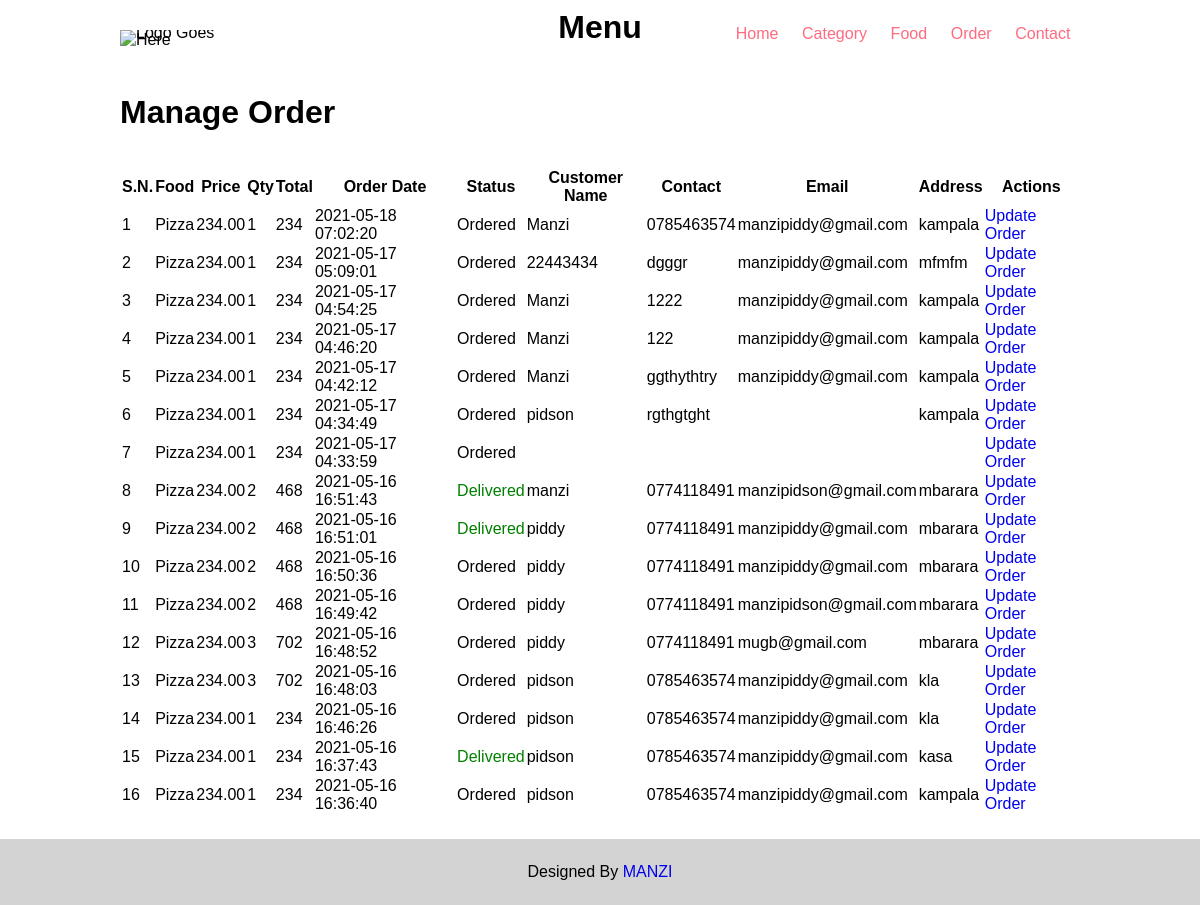
The page /admin/.trashed-1665585843-manage-order.php on the database its author committed.
### tables this page shows
CREATE TABLE IF NOT EXISTS `tbl_order` (
  `id` int(11) NOT NULL AUTO_INCREMENT,
  `food` varchar(25) DEFAULT NULL,
  `price` decimal(5,2) DEFAULT NULL,
  `qty` int(11) NOT NULL,
  `total` int(11) NOT NULL,
  `order_date` datetime DEFAULT NULL,
  `status` varchar(25) DEFAULT NULL,
  `customer_name` varchar(25) DEFAULT NULL,
  `customer_contact` varchar(25) DEFAULT NULL,
  `customer_email` varchar(25) DEFAULT NULL,
  `customer_address` varchar(25) DEFAULT NULL,
  PRIMARY KEY (`id`)
);

### admin/.trashed-1665585843-manage-order.php (the view, shortened to what this page needs)
<?php include('partials/menu.php'); ?>
<div class="main-content">
  <div class="wrapper">
      <h1>Manage Order</h1>
      <br/><br/>
               <table class="tbl-full">
                   <tr>
                       <th>S.N.</th>
                       <th>Food</th>
                       <th>Price</th>
                       <th>Qty</th>
                       <th>Total</th>
                       <th>Order Date</th>
                       <th>Status</th>
                       <th>Customer Name</th>
                       <th>Contact</th>
                       <th>Email</th>
                       <th>Address</th>
                       <th>Actions</th>
                   </tr>
                   <?php
                     $sql = "SELECT * FROM tbl_order ORDER BY id DESC";
                     $res = mysqli_query($conn,$sql);
                     $sn = 1;
                     $count = mysqli_num_rows($res);
                     if($count>0){
                         while($row=mysqli_fetch_assoc($res)){
                             $id = $row['id'];
                             $food = $row['food'];
                             $price = $row['price'];
                             $qty = $row['qty'];
                             $total = $row['total'];
                             $order_date = $row['order_date'];
                             $status = $row['status'];
                             $customer_name = $row['customer_name'];
                             $customer_contact = $row['customer_contact'];
                             $customer_email = $row['customer_email'];
                             $customer_address = $row['customer_address'];
                             ?>
                              <tr>
                                    <td><?php echo $sn++; ?></td>
                                    <td><?php echo $food; ?></td>
                                    <td><?php echo $price; ?></td>
                                    <td><?php echo $qty; ?></td>
                                    <td><?php echo $total; ?></td>
                                    <td><?php echo $order_date; ?></td>
                                    <td>
                                    <?php
                                         if($status=="Ordered"){
                                             echo "<label>$status</label>";
                                         }elseif($status=="On Delivery"){
                                            echo "<label style='color: orange;'>$status</label>";
                                         }elseif($status=="Delivered"){
                                            echo "<label style='color: green;'>$status</label>";
                                         }elseif($status=="Cancelled"){
                                            echo "<label style='color: red;'>$status</label>";
                                         }
                                    ?></td>
                                    <td><?php echo $customer_name; ?></td>
                                    <td><?php echo $customer_contact; ?></td>
                                    <td><?php echo $customer_email; ?></td>
                                    <td><?php echo $customer_address; ?></td>
                                    <td>
                                        <a href="<?php echo HOMEURL;?>admin/update-order.php?id=<?php echo $id;?>" class="btn-secondary">Update Order</a>
                                    </td>
                                </tr>
                             <?php
                         }
                     }else{
                         echo "<tr><td colspan='12' class='error'>Orders Not Available</td></tr>";
                     }
                   ?>
               </table>
  </div>
</div>
<?php include('partials/footer.php'); ?>

### partials/menu.php (shortened to what this page needs)
<!DOCTYPE html>
<html lang="en">
<head>
    <link rel="stylesheet" href="css/index1.css">
</head>
<body>
    <div class="lg">
        <div class="wrapper">
            <center><h1>Menu</h1></center>
            <div class="logo">
                <img src="images/logo.png" alt="Logo Goes Here" class="img-responsive">
            </div>
            <div class="menu">
                <ul>
                    <li><a href="<?php echo HOMEURL;?>/index.php">Home</a></li>
                    <li><a href="<?php echo HOMEURL;?>/category1.php">Category</a></li>
                    <li><a href="<?php echo HOMEURL;?>/food.php">Food</a></li>
                    <li><a href="<?php echo HOMEURL;?>/order.php">Order</a></li>
                    <li><a href="<?php echo HOMEURL;?>/contactus.php">Contact</a></li>
                </ul>
            </div>
        </div>
    </div>

### partials/footer.php (shortened to what this page needs)
 <div class="footer">
     <div class="wrapper">
         <center><p class="footerx">Designed By <a href="#">MANZI</a></p></center>
     </div>
 </div>
</body>
</html>

### css/index1.css (style rules this page uses)
* { padding: 0; margin: 0; font-family: Arial, Helvetica, sans-serif; }
.wrapper { width: 80%; margin: 0 auto; padding: 2%; }
.menu ul { list-style-type: none; text-align: right; }
.menu ul li { display: inline; padding: 1%; }
.menu ul li a { text-decoration: none; color:#ff6b81; }
.lg { line-height: 40%; }
.img-responsive { width: 100%; }
.logo { width: 10%; float: left; }
a { text-decoration: none; }
.footer { background-color: lightgray; }

### rows shown on the page
tbl_order: food "Pizza", price "234.00", qty "1", total "234", order_date "2021-05-18 07:02:20", status "Ordered", customer_name "Manzi", customer_contact "0785463574", customer_email "manzipiddy@gmail.com", customer_address "kampala"
tbl_order: food "Pizza", price "234.00", qty "1", total "234", order_date "2021-05-17 05:09:01", status "Ordered", customer_name "22443434", customer_contact "dgggr", customer_email "manzipiddy@gmail.com", customer_address "mfmfm"
tbl_order: food "Pizza", price "234.00", qty "1", total "234", order_date "2021-05-17 04:54:25", status "Ordered", customer_name "Manzi", customer_contact "1222", customer_email "manzipiddy@gmail.com", customer_address "kampala"
tbl_order: food "Pizza", price "234.00", qty "1", total "234", order_date "2021-05-17 04:46:20", status "Ordered", customer_name "Manzi", customer_contact "122", customer_email "manzipiddy@gmail.com", customer_address "kampala"
tbl_order: food "Pizza", price "234.00", qty "1", total "234", order_date "2021-05-17 04:42:12", status "Ordered", customer_name "Manzi", customer_contact "ggthythtry", customer_email "manzipiddy@gmail.com", customer_address "kampala"
tbl_order: food "Pizza", price "234.00", qty "1", total "234", order_date "2021-05-17 04:34:49", status "Ordered", customer_name "pidson", customer_contact "rgthgtght", customer_address "kampala"
tbl_order: food "Pizza", price "234.00", qty "1", total "234", order_date "2021-05-17 04:33:59", status "Ordered"
tbl_order: food "Pizza", price "234.00", qty "2", total "468", order_date "2021-05-16 16:51:43", status "Delivered", customer_name "manzi", customer_contact "0774118491", customer_email "manzipidson@gmail.com", customer_address "mbarara"
tbl_order: food "Pizza", price "234.00", qty "2", total "468", order_date "2021-05-16 16:51:01", status "Delivered", customer_name "piddy", customer_contact "0774118491", customer_email "manzipiddy@gmail.com", customer_address "mbarara"
tbl_order: food "Pizza", price "234.00", qty "2", total "468", order_date "2021-05-16 16:50:36", status "Ordered", customer_name "piddy", customer_contact "0774118491", customer_email "manzipiddy@gmail.com", customer_address "mbarara"
tbl_order: food "Pizza", price "234.00", qty "2", total "468", order_date "2021-05-16 16:49:42", status "Ordered", customer_name "piddy", customer_contact "0774118491", customer_email "manzipidson@gmail.com", customer_address "mbarara"
tbl_order: food "Pizza", price "234.00", qty "3", total "702", order_date "2021-05-16 16:48:52", status "Ordered", customer_name "piddy", customer_contact "0774118491", customer_email "mugb@gmail.com", customer_address "mbarara"
tbl_order: food "Pizza", price "234.00", qty "3", total "702", order_date "2021-05-16 16:48:03", status "Ordered", customer_name "pidson", customer_contact "0785463574", customer_email "manzipiddy@gmail.com", customer_address "kla"
tbl_order: food "Pizza", price "234.00", qty "1", total "234", order_date "2021-05-16 16:46:26", status "Ordered", customer_name "pidson", customer_contact "0785463574", customer_email "manzipiddy@gmail.com", customer_address "kla"
tbl_order: food "Pizza", price "234.00", qty "1", total "234", order_date "2021-05-16 16:37:43", status "Delivered", customer_name "pidson", customer_contact "0785463574", customer_email "manzipiddy@gmail.com", customer_address "kasa"
tbl_order: food "Pizza", price "234.00", qty "1", total "234", order_date "2021-05-16 16:36:40", status "Ordered", customer_name "pidson", customer_contact "0785463574", customer_email "manzipiddy@gmail.com", customer_address "kampala"
